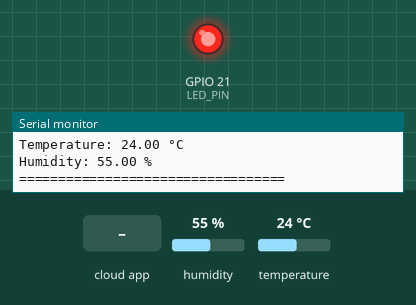
A program run on a simulated ESP32. Shown: output pins drawn as LEDs (lit = HIGH), the last lines printed to the serial monitor. The inputs (shaded band) are chosen by the test bench; at power-on: humidity 55 %, temperature 24 °C. WiFi joins after 1.5 s; servers stay silent unless stated.

Above: at 4.3 s.
4.4 s: the phone or cloud app sets cmd to 0
At 5.8 s:
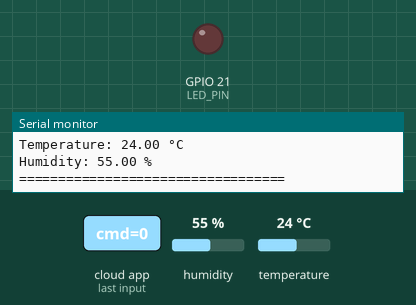
Timing chart, 0 to 12.2 s (numbered marks = the images above; inputs shaded):
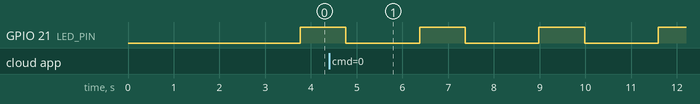

Measured:
- by itself, GPIO 21 (LED_PIN): alternates HIGH for 1.0 s and LOW for 1.6 s

The program:

main.cpp
```cpp
#include <Arduino.h>
#include <WiFi.h>
#include "Firebase_ESP_Client.h"
#include <DHT.h>

#define FIREBASE_HOST "https://iot2025-demo-ca19a-default-rtdb.asia-southeast1.firebasedatabase.app/"
#define FIREBASE_AUTH "bkm9lpbHNRr8bN5t3jEdY8HOjYKDWydmKntBfgxv"
#define LED_PIN 21
#define DHT_PIN 23
#define DHT_TYPE DHT22

// #define WIFI_SSID "CE–IOT"
// #define WIFI_PASSWORD "CE-1OT@!"

#define WIFI_SSID "Wokwi-GUEST"
#define WIFI_PASSWORD ""

FirebaseData fbdo;
FirebaseConfig fbConfig;
FirebaseData fbdoStream;
DHT dht(DHT_PIN, DHT_TYPE);

void WifiConnect();
void Firebase_Init(const String &streamPath);
void onFirebaseStream(FirebaseStream data);
void readDHT22();

void setup()
{
    pinMode(LED_PIN, OUTPUT);
    Serial.begin(115200);
    Serial.println("Booting...");

    // Initialize DHT22 sensor
    dht.begin();
    Serial.println("DHT22 sensor initialized");

    WifiConnect();
    Serial.println("Connecting to Firebase...");
    Firebase_Init("cmd");
    Serial.println("System ready.");
}

void loop()
{
    // Read DHT22 sensor
    readDHT22();
    Firebase.RTDB.setInt(&fbdo, "/data", millis());
    Firebase.RTDB.pushInt(&fbdo, "/log", millis());
    digitalWrite(LED_PIN, HIGH);
    delay(1000);
    digitalWrite(LED_PIN, LOW);
    delay(1000);
}

void Firebase_Init(const String &streamPath)
{
    FirebaseAuth fbAuth;
    fbConfig.host = FIREBASE_HOST;
    fbConfig.signer.tokens.legacy_token = FIREBASE_AUTH;
    Firebase.begin(&fbConfig, &fbAuth);
    Firebase.reconnectWiFi(true);
    fbdo.setResponseSize(1024);
    Firebase.RTDB.setwriteSizeLimit(&fbdo, "small");
    while (!Firebase.ready())
    {
        Serial.println("Connecting to firebase...");
        delay(1000);
    }
    String path = streamPath;
    if (Firebase.RTDB.beginStream(&fbdoStream, path.c_str()))
    {
        Serial.println("Firebase stream on " + path);
        Firebase.RTDB.setStreamCallback(&fbdoStream,
                                        onFirebaseStream, 0);
    }
    else
        Serial.println(String("Firebase stream failed: ") +
                       fbdoStream.errorReason());
}

void onFirebaseStream(FirebaseStream data)
{
 Serial.printf("onFirebaseStream: %s %s %s %s\n", data.streamPath().c_str(),
 data.dataPath().c_str(), data.dataType().c_str(),
 data.stringData().c_str());
}

const char* wifiStatusToString(wl_status_t status) {
  switch (status) {
    case WL_IDLE_STATUS:
      return "IDLE_STATUS";
    case WL_NO_SSID_AVAIL:
      return "NO_SSID_AVAILABLE";
    case WL_SCAN_COMPLETED:
      return "SCAN_COMPLETED";
    case WL_CONNECTED:
      return "CONNECTED";
    case WL_CONNECT_FAILED:
      return "CONNECT_FAILED";
    case WL_CONNECTION_LOST:
      return "CONNECTION_LOST";
    case WL_DISCONNECTED:
      return "DISCONNECTED";
    default:
      return "UNKNOWN";
  }
}
void WifiConnect()
{
  WiFi.mode(WIFI_STA);
  WiFi.begin(WIFI_SSID, WIFI_PASSWORD);
  Serial.printf("Connecting to WiFi %s ...\r\n", WIFI_SSID);
  wl_status_t status;
  do
  {
    status =  WiFi.status();
    Serial.print("WiFi Status: ");
    Serial.print(wifiStatusToString(status));
    Serial.print(" (");
    Serial.print(status);
    Serial.println(")");
    delay(1000);
  } while (status != WL_CONNECTED);
  Serial.println("Connected to WiFi network");
  Serial.print("IP Address: ");
  Serial.println(WiFi.localIP());
}

void readDHT22()
{
  // Read humidity
  float humidity = dht.readHumidity();
  // Read temperature as Celsius
  float temperature = dht.readTemperature();

  // Check if any reads failed
  if (isnan(humidity) || isnan(temperature)) {
    Serial.println("Failed to read from DHT22 sensor!");
    return;
  }

  // Print values to Serial Monitor
  Serial.println("========== DHT22 Sensor ==========");
  Serial.print("Temperature: ");
  Serial.print(temperature);
  Serial.println(" °C");
  Serial.print("Humidity: ");
  Serial.print(humidity);
  Serial.println(" %");
  Serial.println("==================================");

  // Send data to Firebase
  Firebase.RTDB.pushFloat(&fbdo, "/sensor/temperature", temperature);
  Firebase.RTDB.pushFloat(&fbdo, "/sensor/humidity", humidity);
}
```
